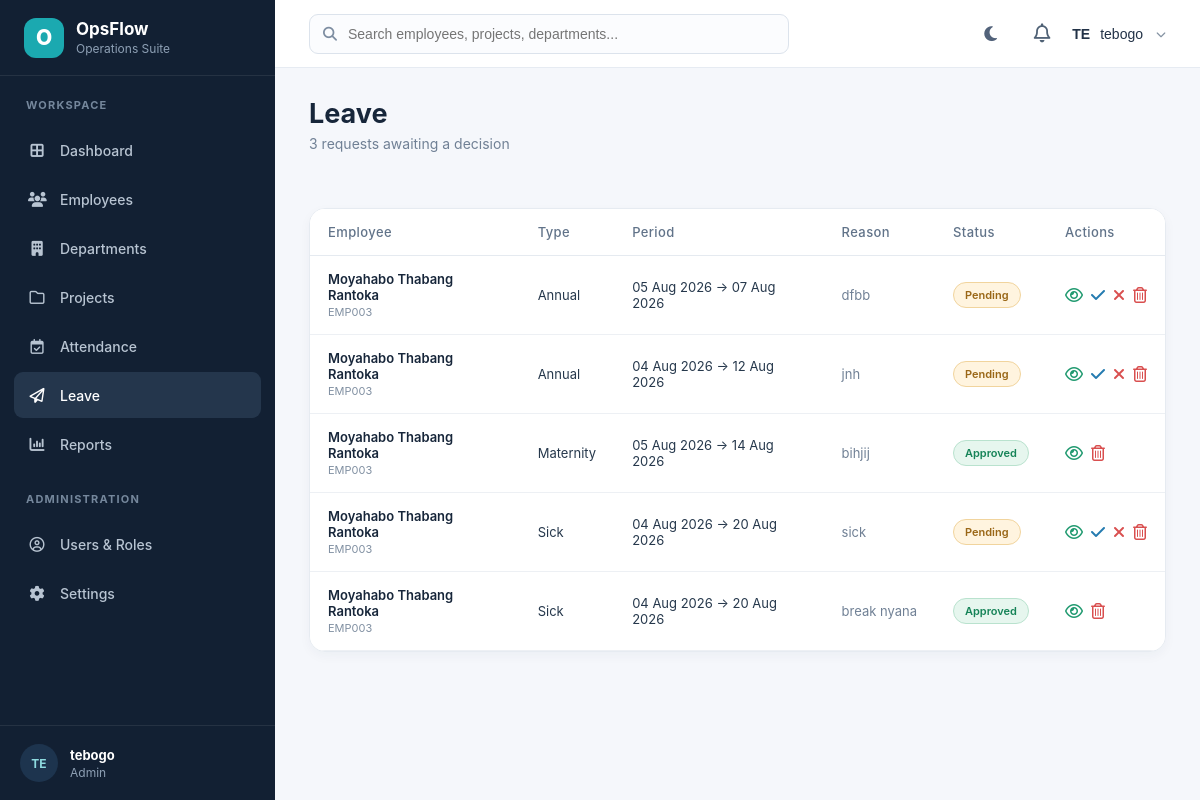
/Leave/index.php (signed in), run on the app's committed database.
### tables this page shows
CREATE TABLE `leave_requests` (
  `id` int(11) NOT NULL,
  `employee_id` int(11) NOT NULL,
  `leave_type` enum('Annual','Sick','Maternity','Paternity','Study','Unpaid','Other') NOT NULL,
  `start_date` date NOT NULL,
  `end_date` date NOT NULL,
  `reason` text DEFAULT NULL,
  `status` enum('Pending','Approved','Rejected') DEFAULT 'Pending',
  `created_at` timestamp NOT NULL DEFAULT current_timestamp()
);

CREATE TABLE `employees` (
  `id` int(11) NOT NULL,
  `employee_number` varchar(20) NOT NULL,
  `fullname` varchar(100) NOT NULL,
  `gender` enum('Male','Female') DEFAULT NULL,
  `email` varchar(100) NOT NULL,
  `phone` varchar(20) DEFAULT NULL,
  `department` varchar(100) DEFAULT NULL,
  `position` varchar(100) DEFAULT NULL,
  `salary` decimal(10,2) DEFAULT NULL,
  `hire_date` date DEFAULT NULL,
  `status` enum('Active','Inactive','Leave') DEFAULT 'Active',
  `created_at` timestamp NOT NULL DEFAULT current_timestamp()
);

### Leave/index.php (the view, shortened to what this page needs)
<?php
require_once("../config/auth.php");require_once("../config/permissions.php");require_once("../config/DataBase.php");
$role=$_SESSION['role']??'Employee';$requests=[];$error='';
if($role==='Employee'){
    $stmt=$conn->prepare("SELECT lr.id,lr.leave_type,lr.start_date,lr.end_date,lr.reason,lr.status,lr.created_at,e.employee_number,e.fullname FROM leave_requests lr INNER JOIN employees e ON e.id=lr.employee_id WHERE lr.employee_id=? ORDER BY lr.created_at DESC,lr.id DESC");
    $employeeId=(int)($_SESSION['employee_id']??0);$stmt->bind_param('i',$employeeId);$stmt->execute();$result=$stmt->get_result();
}else{$result=$conn->query("SELECT lr.id,lr.leave_type,lr.start_date,lr.end_date,lr.reason,lr.status,lr.created_at,e.employee_number,e.fullname FROM leave_requests lr INNER JOIN employees e ON e.id=lr.employee_id ORDER BY lr.created_at DESC,lr.id DESC");}
if($result){while($row=$result->fetch_assoc())$requests[]=$row;}else{$error='Unable to load leave requests: '.$conn->error;}
$pendingCount=0;foreach($requests as $r)if($r['status']==='Pending')$pendingCount++;
function leaveStatusClass($s){return $s==='Approved'?'approved':($s==='Rejected'?'rejected':'pending');}
?>
<!DOCTYPE html><html lang="en"><head><link rel="stylesheet" href="../Assets/CSS/style.css"><link rel="stylesheet" href="../Assets/CSS/dashboard.css"></head>
<body><div class="dashboard"><?php include("../Includes/sidebar.php"); ?><main class="main-content"><?php include("../Includes/header.php"); ?>
<section class="page-heading"><div class="page-toolbar"><div><h1>Leave</h1><p><?php echo $pendingCount; ?> request<?php echo $pendingCount===1?'':'s'; ?> awaiting a decision</p></div></div></section>
<div class="leave-card"><table><thead><tr><th>Employee</th><th>Type</th><th>Period</th><th>Reason</th><th>Status</th><th>Actions</th></tr></thead><tbody>
<?php if(!$requests){ ?><tr><td colspan="6"><div class="empty-state"><strong>No leave requests yet</strong><?php echo $role==='Employee'?'Submit a leave request and it will appear here immediately.':'Leave requests submitted by employees will appear here.'; ?></div></td></tr><?php } else { foreach($requests as $r){ ?><tr><td><span style="font-weight:600;color:#17263a"><?php echo htmlspecialchars($r['fullname']); ?></span><span class="employee-meta"><?php echo htmlspecialchars($r['employee_number']); ?></span></td><td><?php echo htmlspecialchars($r['leave_type']); ?></td><td><?php echo date('d M Y',strtotime($r['start_date'])); ?> → <?php echo date('d M Y',strtotime($r['end_date'])); ?></td><td><span class="reason" title="<?php echo htmlspecialchars($r['reason']??''); ?>"><?php echo htmlspecialchars($r['reason']?:'—'); ?></span></td><td><span class="leave-status <?php echo leaveStatusClass($r['status']); ?>"><?php echo htmlspecialchars($r['status']); ?></span></td><td><div class="leave-actions"><a href="view.php?id=<?php echo (int)$r['id']; ?>" class="view" title="View"><i class="fa-regular fa-eye"></i></a><?php if(in_array($role,['Admin','Manager'],true)&&$r['status']==='Pending'){ ?><a href="approve.php?id=<?php echo (int)$r['id']; ?>" class="edit" title="Approve" onclick="return confirm('Approve this leave request?')"><i class="fa-solid fa-check"></i></a><a href="reject.php?id=<?php echo (int)$r['id']; ?>" class="delete" title="Reject" onclick="return confirm('Reject this leave request?')"><i class="fa-solid fa-xmark"></i></a><?php } ?><?php if($role==='Admin'){ ?><a href="delete.php?id=<?php echo (int)$r['id']; ?>" class="delete" title="Delete" onclick="return confirm('Delete this leave request?')"><i class="fa-regular fa-trash-can"></i></a><?php } ?></div></td></tr><?php }} ?></tbody></table></div>
</main></div></body></html>

### Assets/CSS/style.css (style rules this page uses)
* { box-sizing:border-box }
html,body { margin:0;padding:0 }
body { font-family:Inter,ui-sans-serif,system-ui,-apple-system,BlinkMacSystemFont,"Segoe UI",sans-serif;color:#17263a;background:#f5f7fb }

### Assets/CSS/dashboard.css (style rules this page uses)
.dashboard { min-height:100vh;background:#f5f7fb }
.main-content { margin-left:275px;min-height:100vh;padding:0 34px 50px }
.page-heading { padding:30px 0 24px }
.page-heading h1 { font-size:27px;line-height:1.15;color:#17263a;margin:0 }
.page-heading p { margin-top:6px;color:#708095;font-size:14px }
table { width:100%;border-collapse:collapse;background:#fff }
table thead { background:#f5f7fa;color:#52657b }
table th { padding:13px;text-align:left;font-size:12px;text-transform:uppercase;letter-spacing:.4px }
table td { padding:13px;border-bottom:1px solid #edf0f4;color:#435469;font-size:13px }
.edit { color:#247bb0 }
.delete { color:#d94f4f }
.view { color:#219a70 }
.page-toolbar { display:flex;align-items:center;justify-content:space-between;gap:16px;margin-bottom:18px }
.employee-meta { display:block;color:#8190a2;font-size:11px;margin-top:2px }
.leave-card { background:#fff;border:1px solid #e6ebf1;border-radius:16px;box-shadow:0 4px 12px rgba(21,42,64,.04);overflow:hidden }
.leave-card table { margin:0 }
.leave-card table thead { background:#fff }
.leave-card table th { padding:15px 18px;border-bottom:1px solid #e5eaf0;text-transform:none;font-size:13px;font-weight:500;color:#617389 }
.leave-card table td { padding:15px 18px;font-size:13px;color:#26384c;vertical-align:middle }
.leave-status { display:inline-flex;align-items:center;padding:5px 11px;border-radius:999px;font-size:11px;font-weight:600;border:1px solid transparent }
.leave-status.pending { background:#fff4df;color:#9a6717;border-color:#f1d49d }
.leave-status.approved { background:#e6f6ee;color:#158357;border-color:#b9e2ce }
.leave-actions { display:flex;gap:8px;align-items:center;white-space:nowrap }
.leave-actions a { font-size:16px;text-decoration:none }
.reason { color:#708095;max-width:240px;white-space:nowrap;overflow:hidden;text-overflow:ellipsis }

### data on the page
leave_requests: employee.fullname "Moyahabo Thabang Rantoka", employee.employee_number "EMP003", leave_type "Annual", start_date "05 Aug 2026", end_date "07 Aug 2026", reason "dfbb", status "Pending"
leave_requests: employee.fullname "Moyahabo Thabang Rantoka", employee.employee_number "EMP003", leave_type "Annual", start_date "04 Aug 2026", end_date "12 Aug 2026", reason "jnh", status "Pending"
leave_requests: employee.fullname "Moyahabo Thabang Rantoka", employee.employee_number "EMP003", leave_type "Maternity", start_date "05 Aug 2026", end_date "14 Aug 2026", reason "bihjij", status "Approved"
leave_requests: employee.fullname "Moyahabo Thabang Rantoka", employee.employee_number "EMP003", leave_type "Sick", start_date "04 Aug 2026", end_date "20 Aug 2026", reason "sick", status "Pending"
leave_requests: employee.fullname "Moyahabo Thabang Rantoka", employee.employee_number "EMP003", leave_type "Sick", start_date "04 Aug 2026", end_date "20 Aug 2026", reason "break nyana", status "Approved"

### other printed values
substr($_SESSION["fullname"] ?? "U", 0, 2) "TE"
$_SESSION["fullname"] "tebogo"
$role "Admin"
$pendingCount "3"
